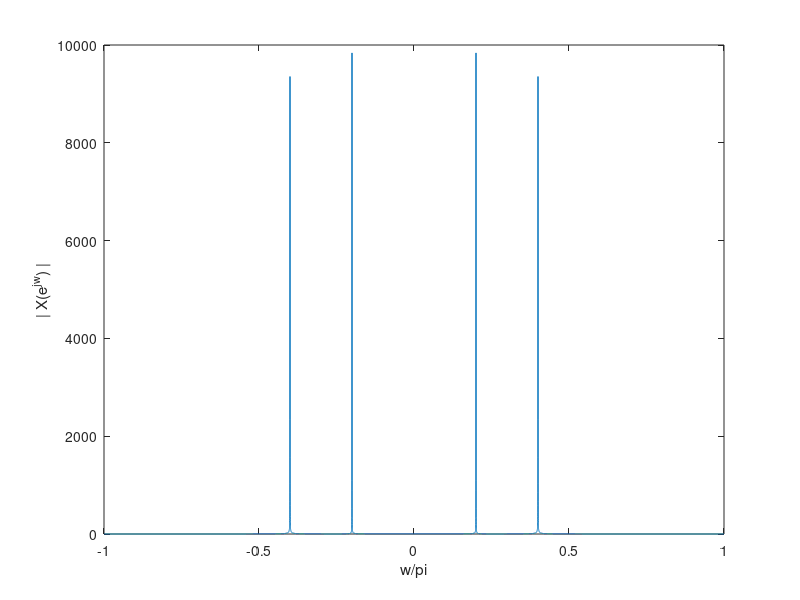

Write MATLAB code to recreate this figure.

n=-10000:1:10000;
x=2*cos((1/10)*pi*n).*cos((3/10)*pi*n);

%DTFT of x[n]
w =linspace(-pi,pi,20001);
X=fft(x,20001);
plot(w/pi,abs(fftshift(X)))
xlabel('w/pi');
ylabel('| X(e^j^w) |');
